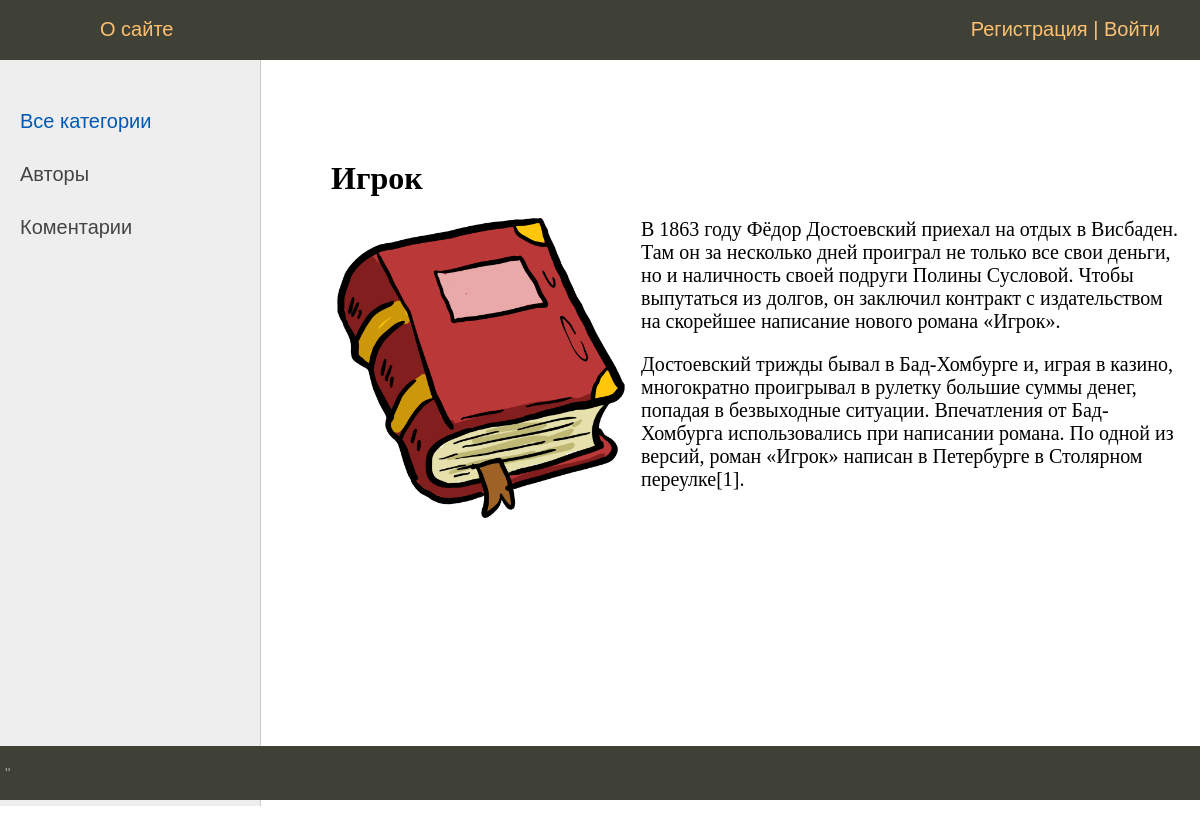
Screenshot of /catalog/book/igrok/ with the database file from the repository.
### mainlibsite/models.py (models this page shows, shortened)
class Books(models.Model):
    name = models.CharField(max_length=200)
    author = models.ForeignKey(Author, on_delete=models.SET_NULL, null=True)
    slug = models.SlugField(max_length=255, unique=True, verbose_name='URL')
    year_publish = models.IntegerField(default=0)
    short_info = models.TextField(max_length=2000)
    image_book = models.ImageField(upload_to='media/images/')
    def __str__(self):
        return self.name
    class Meta:
        verbose_name = 'Список книг'
        verbose_name_plural = 'Список книг'
        ordering = ['name', 'author']

### mainlibsite/views.py (the view)
# urls.py: path('book/<slug:book_slug>/', ShowBook.as_view(), name='book'),
class ShowBook(DataMixin, DetailView):
    model = Books
    context_object_name = 'books'
    template_name = 'mainlibsite/books_vision.html'
    slug_url_kwarg = 'book_slug'
    def get_context_data(self, *, object_list=None, **kwargs):
        context = super().get_context_data(**kwargs)
        c_def = self.get_user_context(title=context['books'])
        return dict(list(context.items()) + list(c_def.items()))

### mainlibsite/utils.py (called while the page is built)
    def get_user_context(self, **kwargs):
        context = kwargs
        user_menu = menu.copy()
        if not self.request.user.is_authenticated:
            user_menu.pop(0)
        context['menu'] = user_menu
        return context

### mainlibsite/templates/mainlibsite/books_vision.html
{% extends 'mainlibsite/base_generic.html' %}
{% block content %}
<h1>{{books.name}}</h1>
{% if books.image_book %}
<p><img class="img-article-left" src="{{books.image_book.url}}"></p>
{% endif %}
{{books.short_info|linebreaks}}
{% endblock %}

### mainlibsite/static/mainlibsite/css/styles.css (style rules this page uses)
html, body { font-family: 'Arial'; margin: 0; padding: 0; height: 100%; width: 100%; color: #444; }
img { max-width: 600px; height: auto; }
img.img-article-left { max-width: 300px; height: auto; float: left; padding: 0 10px 10px 0; }
.content-text h1 { font-size: 32px; }

### rows the page displays
Books: name "Игрок", image_book (picture), short_info "В 1863 году Фёдор Достоевский приехал на отдых в Висбаден. Там он за несколько дней проиграл не только все свои деньги, но и наличность своей подруги Полины Сусловой. Чтобы выпутаться из долгов, он заключил контракт с издательством на скорейшее написание нового романа «Игрок». Достоевский трижды бывал в Бад-Хомбурге и, играя в казино, многократно проигрывал в рулетку большие суммы денег, попадая в безвыходные ситуации. Впечатления от Бад-Хомбурга использовались при написании романа. По одной из версий, роман «Игрок» написан в Петербурге в Столярном переулке[1]."

### other values shown
{{ m.title }} "О сайте"
